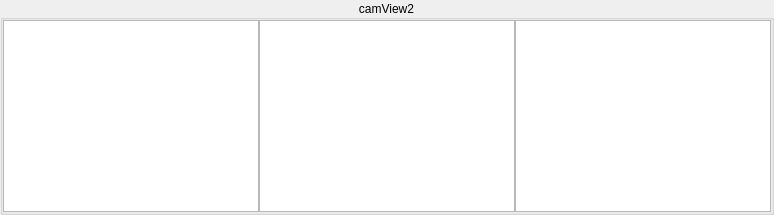
       <widget class="QGroupBox" name="camGroup2">
        <property name="sizePolicy">
         <sizepolicy hsizetype="Preferred" vsizetype="Preferred">
          <horstretch>0</horstretch>
          <verstretch>0</verstretch>
         </sizepolicy>
        </property>
        <property name="title">
         <string>camView2</string>
        </property>
        <property name="alignment">
         <set>Qt::AlignCenter</set>
        </property>
        <layout class="QHBoxLayout" name="horizontalLayout_5">
         <property name="spacing">
          <number>0</number>
         </property>
         <property name="leftMargin">
          <number>0</number>
         </property>
         <property name="topMargin">
          <number>0</number>
         </property>
         <property name="rightMargin">
          <number>0</number>
         </property>
         <property name="bottomMargin">
          <number>0</number>
         </property>
         <item>
          <widget class="QGraphicsView" name="camView2Left">
           <property name="sizePolicy">
            <sizepolicy hsizetype="MinimumExpanding" vsizetype="MinimumExpanding">
             <horstretch>0</horstretch>
             <verstretch>0</verstretch>
            </sizepolicy>
           </property>
           <property name="minimumSize">
            <size>
             <width>20</width>
             <height>30</height>
            </size>
           </property>
          </widget>
         </item>
         <item>
          <widget class="QGraphicsView" name="camView2Front">
           <property name="sizePolicy">
            <sizepolicy hsizetype="MinimumExpanding" vsizetype="MinimumExpanding">
             <horstretch>0</horstretch>
             <verstretch>0</verstretch>
            </sizepolicy>
           </property>
           <property name="minimumSize">
            <size>
             <width>20</width>
             <height>30</height>
            </size>
           </property>
          </widget>
         </item>
         <item>
          <widget class="QGraphicsView" name="camView2Right">
           <property name="sizePolicy">
            <sizepolicy hsizetype="MinimumExpanding" vsizetype="MinimumExpanding">
             <horstretch>0</horstretch>
             <verstretch>0</verstretch>
            </sizepolicy>
           </property>
           <property name="minimumSize">
            <size>
             <width>20</width>
             <height>30</height>
            </size>
           </property>
          </widget>
         </item>
        </layout>
       </widget>
